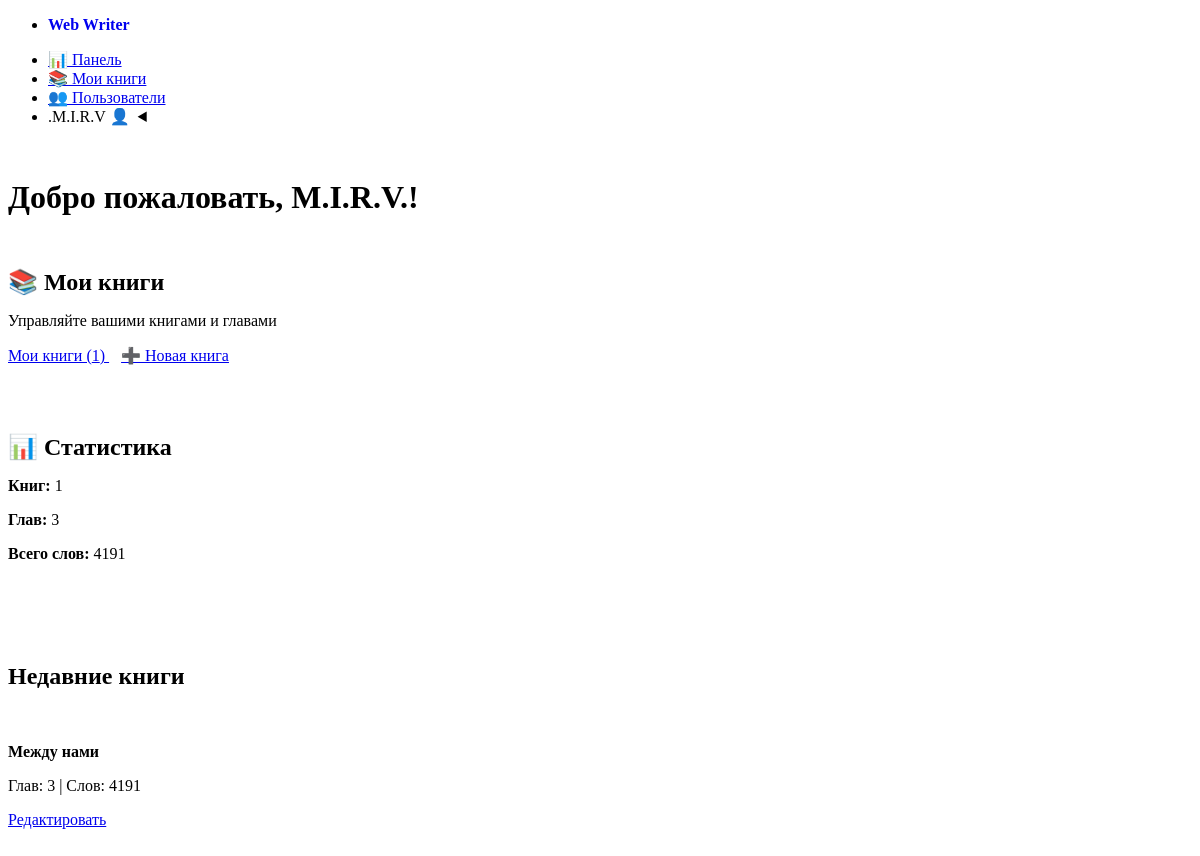
/dashboard.php (signed in), run on the app's committed database.
### tables this page shows
CREATE TABLE `books` (
  `id` int(11) NOT NULL AUTO_INCREMENT,
  `title` varchar(255) NOT NULL,
  `description` text DEFAULT NULL,
  `genre` varchar(100) DEFAULT NULL,
  `cover_image` varchar(500) DEFAULT NULL,
  `user_id` int(11) NOT NULL,
  `series_id` int(11) DEFAULT NULL,
  `sort_order_in_series` int(11) DEFAULT NULL,
  `created_at` timestamp NOT NULL DEFAULT current_timestamp(),
  `updated_at` timestamp NOT NULL DEFAULT current_timestamp() ON UPDATE current_timestamp(),
  `share_token` varchar(32) DEFAULT NULL,
  `published` tinyint(1) NOT NULL DEFAULT 0,
  PRIMARY KEY (`id`),
  UNIQUE KEY `share_token` (`share_token`),
  KEY `user_id` (`user_id`),
  KEY `series_id` (`series_id`),
  CONSTRAINT `books_ibfk_1` FOREIGN KEY (`user_id`) REFERENCES `users` (`id`) ON DELETE CASCADE,
  CONSTRAINT `books_ibfk_2` FOREIGN KEY (`series_id`) REFERENCES `series` (`id`) ON DELETE SET NULL
);

### includes/functions.php (called while the page is built, shortened)
<?php
function e($string) {
    return htmlspecialchars($string, ENT_QUOTES, 'UTF-8');
}
?>

### config/config.php (called while the page is built, shortened)
<?php
require_once __DIR__ . '/../includes/functions.php';
spl_autoload_register(function ($class_name) {
    $model_file = __DIR__ . '/../models/' . $class_name . '.php';
});
?>

### models/Book.php (called while the page is built, shortened)
<?php
class Book {
    private $pdo;
    public function __construct($pdo) {
        $this->pdo = $pdo;
    }
    public function findByUser($user_id, $only_published = false) {
        $sql = "
        SELECT b.*,
                COUNT(c.id) as chapter_count,
                COALESCE(SUM(c.word_count), 0) as total_words
        FROM books b
        LEFT JOIN chapters c ON b.id = c.book_id
        WHERE b.user_id = ?
        ";
        $sql .= " GROUP BY b.id ORDER BY b.created_at DESC ";
        $stmt = $this->pdo->prepare($sql);
        $stmt->execute([$user_id]);
        return $stmt->fetchAll(PDO::FETCH_ASSOC);
    }
}
?>

### dashboard.php (the view, shortened to what this page needs)
<?php
require_once 'config/config.php';
$user_id = $_SESSION['user_id'];
$bookModel = new Book($pdo);
$books = $bookModel->findByUser($user_id);
include 'views/header.php';
?>
<h1>Добро пожаловать, <?= e($_SESSION['display_name']) ?>!</h1>
<div class="grid">
    <article>
        <h2>📚 Мои книги</h2>
        <p>Управляйте вашими книгами и главами</p>
        <a href="books.php" role="button">
            Мои книги (<?= count($books) ?>)
        </a>
        <a href="book_edit.php" role="button">➕ Новая книга</a>
    </article>
    <article>
        <h2>📊 Статистика</h2>
        <?php
        $total_chapters = 0;
        $total_words = 0;
        foreach ($books as $book) {
            $total_chapters += $book['chapter_count'];
            $total_words += $book['total_words'];
        }
        ?>
        <p><strong>Книг:</strong> <?= count($books) ?></p>
        <p><strong>Глав:</strong> <?= $total_chapters ?></p>
        <p><strong>Всего слов:</strong> <?= $total_words ?></p>
    </article>
</div>
<?php if (!empty($books)): ?>
<div style="margin-top: 2rem;">
    <div class="grid">
        <article>
        <h2>Недавние книги</h2>
            <?php foreach (array_slice($books, 0, 3) as $book): ?>
            <article>
                <h4><?= e($book['title']) ?></h4>
                <p>Глав: <?= $book['chapter_count'] ?> | Слов: <?= $book['total_words'] ?></p>
                <a href="book_edit.php?id=<?= $book['id'] ?>" role="button" class="secondary">
                    Редактировать
                </a>
            </article>
            <?php endforeach; ?>
        </article>
    </div>
</div>
<?php endif; ?>
<?php include 'views/footer.php'; ?>

### assets/css/style.css (style rules this page uses)
h1, h2, h3, h4, h5, h6 { margin-bottom: 1rem; }
article, textarea, main.container { margin-top: 1rem; margin-bottom: 1rem; padding-top: 1rem; padding-bottom: 1rem; }

### data on the page
books: title "Между нами", chapter_count "3", total_words "4191"

### other printed values
APP_NAME "Web Writer"
$_SESSION['display_name'] "M.I.R.V."
count($books) "1"
$total_chapters "3"
$total_words "4191"
